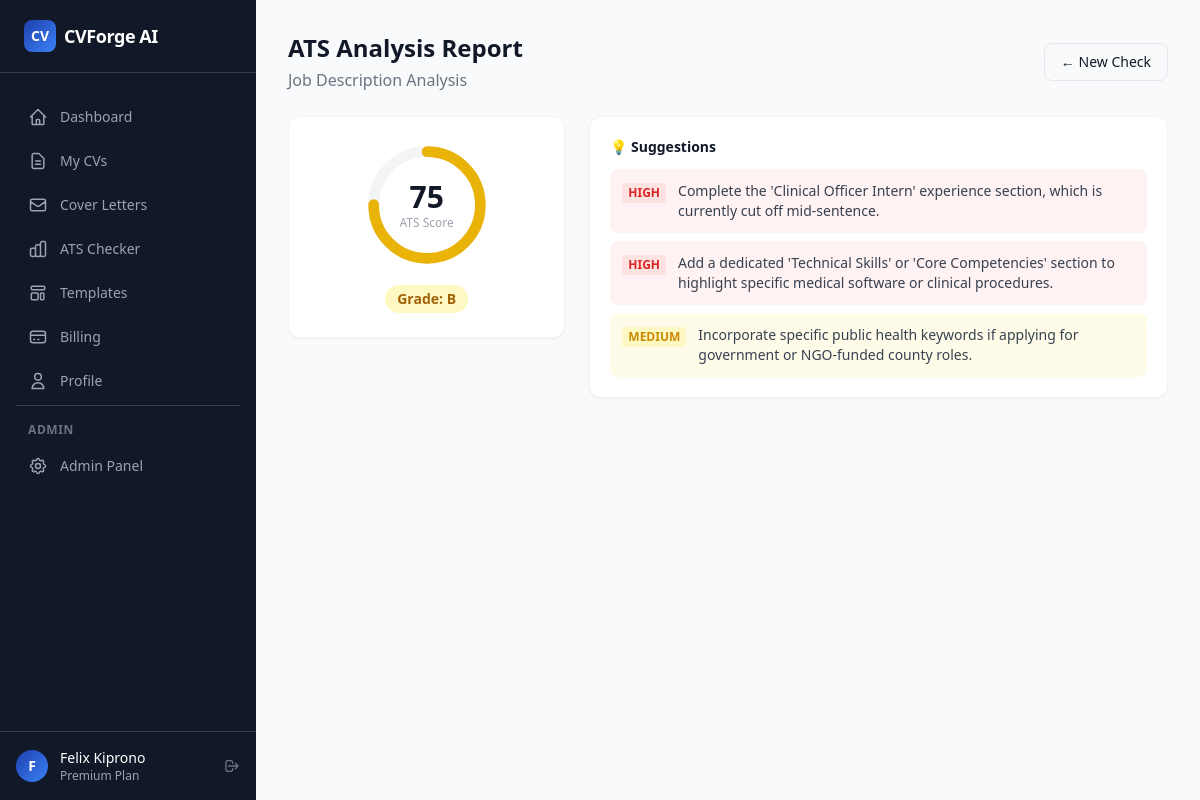
Screenshot of /ats/report/1 (signed in) with the database file from the repository.
### app/models.py (models this page shows, shortened)
class User(db.Model, UserMixin):
    __tablename__ = "users"
    id = db.Column(db.Integer, primary_key=True)
    email = db.Column(db.String(255), unique=True, nullable=False, index=True)
    username = db.Column(db.String(80), unique=True, nullable=True, index=True)
    password_hash = db.Column(db.String(255), nullable=True)
    first_name = db.Column(db.String(80), nullable=True)
    last_name = db.Column(db.String(80), nullable=True)
    avatar_url = db.Column(db.String(500), nullable=True)
    google_id = db.Column(db.String(255), unique=True, nullable=True, index=True)
    oauth_provider = db.Column(db.String(50), nullable=True)
    is_active = db.Column(db.Boolean, default=True, nullable=False)
    is_admin = db.Column(db.Boolean, default=False, nullable=False)
    is_verified = db.Column(db.Boolean, default=False, nullable=False)
    verification_token = db.Column(db.String(255), nullable=True)
    reset_token = db.Column(db.String(255), nullable=True)
    reset_token_expires = db.Column(db.DateTime(timezone=True), nullable=True)
    plan = db.Column(db.String(20), default="free", nullable=False)
    plan_expires_at = db.Column(db.DateTime(timezone=True), nullable=True)
    created_at = db.Column(db.DateTime(timezone=True), default=utcnow, nullable=False)
    updated_at = db.Column(db.DateTime(timezone=True), default=utcnow, onupdate=utcnow, nullable=False)
    last_login_at = db.Column(db.DateTime(timezone=True), nullable=True)
    profile = db.relationship("Profile", backref="user", uselist=False, lazy="joined", cascade="all, delete-orphan")
    resumes = db.relationship("Resume", backref="user", lazy="dynamic", cascade="all, delete-orphan")
    cover_letters = db.relationship("CoverLetter", backref="user", lazy="dynamic", cascade="all, delete-orphan")
    subscriptions = db.relationship("Subscription", backref="user", lazy="dynamic", cascade="all, delete-orphan")
    payments = db.relationship("Payment", backref="user", lazy="dynamic", cascade="all, delete-orphan")
    ai_usages = db.relationship("AIUsage", backref="user", lazy="dynamic", cascade="all, delete-orphan")
    activity_logs = db.relationship("ActivityLog", backref="user", lazy="dynamic", cascade="all, delete-orphan")
    notifications = db.relationship("Notification", backref="user", lazy="dynamic", cascade="all, delete-orphan")
    @property
    def is_premium(self) -> bool:
        if self.plan in ("pro", "premium") and self.plan_expires_at:
            return _make_aware(self.plan_expires_at) > datetime.now(timezone.utc)
        return False
    @property
    def full_name(self) -> str:
        parts = filter(None, [self.first_name, self.last_name])
        return " ".join(parts) or self.email.split("@")[0]

class ATSReport(db.Model):
    __tablename__ = "ats_reports"
    id = db.Column(db.Integer, primary_key=True)
    user_id = db.Column(db.Integer, db.ForeignKey("users.id"), nullable=False, index=True)
    resume_id = db.Column(db.Integer, db.ForeignKey("resumes.id"), nullable=True)
    score = db.Column(db.Integer, nullable=False)
    grade = db.Column(db.String(5), nullable=True)
    issues = db.Column(db.JSON, nullable=True)
    strengths = db.Column(db.JSON, nullable=True)
    suggestions = db.Column(db.JSON, nullable=True)
    keyword_analysis = db.Column(db.JSON, nullable=True)
    format_analysis = db.Column(db.JSON, nullable=True)
    created_at = db.Column(db.DateTime(timezone=True), default=utcnow, nullable=False)

### app/routes/ats.py (the view)
@ats_bp.route("/report/<int:report_id>")
@login_required
def report(report_id):
    report = ATSReport.query.filter_by(id=report_id, user_id=current_user.id).first_or_404()
    resume = Resume.query.get(report.resume_id) if report.resume_id else None
    report_data = {
        "ats_score": report.score,
        "grade": report.grade,
        "strengths": report.strengths or [],
        "suggestions": report.suggestions or [],
        "keyword_analysis": report.keyword_analysis or {},
        "format_issues": report.issues or [],
    }
    return render_template("ats/report.html", report=report, report_data=report_data, resume=resume)

### app/__init__.py (called while the page is built)
@login_manager.user_loader
def load_user(user_id):
    return db.session.get(User, int(user_id))

### app/models.py (called while the page is built)
def _make_aware(dt):
    if dt is None:
        return None
    if dt.tzinfo is None:
        return dt.replace(tzinfo=timezone.utc)
    return dt

### app/templates/ats/report.html (shortened to what this page needs)
{% extends "base_dashboard.html" %}
{% block page_title %}ATS Analysis Report{% endblock %}
{% block page_subtitle %}{{ resume.title if resume else 'Job Description Analysis' }}{% endblock %}
{% block page_actions %}
  <a href="{{ url_for('ats.index') }}" class="px-4 py-2 border border-gray-200 rounded-lg text-sm font-medium hover:bg-gray-50 transition">
    ← New Check
  </a>
{% endblock %}
{% block content %}
{% set score = report_data.get('ats_score', report.score) %}
<div class="grid lg:grid-cols-3 gap-6">
  <div class="lg:col-span-1">
    <div class="bg-white rounded-xl border border-gray-100 shadow-sm p-6 text-center">
      <div class="relative w-32 h-32 mx-auto mb-4">
        <svg class="w-32 h-32 -rotate-90" viewBox="0 0 120 120">
          <circle cx="60" cy="60" r="50" fill="none" stroke="#f3f4f6" stroke-width="10"/>
          <circle cx="60" cy="60" r="50" fill="none" stroke-width="10"
            stroke="{{ '#22c55e' if score >= 80 else '#eab308' if score >= 60 else '#ef4444' }}"
            stroke-dasharray="{{ (score / 100) * 314.16 }} 314.16"
            stroke-linecap="round"/>
        </svg>
        <div class="absolute inset-0 flex flex-col items-center justify-center">
          <span class="text-3xl font-black text-gray-900">{{ score }}</span>
          <span class="text-xs text-gray-400 font-medium">ATS Score</span>
        </div>
      </div>
      <div class="inline-flex items-center gap-2 px-3 py-1 rounded-full text-sm font-bold
        {% if score >= 80 %}bg-green-100 text-green-700
        {% elif score >= 60 %}bg-yellow-100 text-yellow-700
        {% else %}bg-red-100 text-red-700{% endif %}">
        Grade: {{ report_data.get('grade', report.grade) }}
      </div>
    </div>
  </div>
  <div class="lg:col-span-2 space-y-4">
    {% if report_data.get('suggestions') %}
    <div class="bg-white rounded-xl border border-gray-100 shadow-sm p-5">
      <h3 class="font-semibold text-gray-900 text-sm mb-3">💡 Suggestions</h3>
      <div class="space-y-2">
        {% for s in report_data.get('suggestions', []) %}
        <div class="flex items-start gap-3 p-3 rounded-lg
          {% if s.get('priority') == 'high' %}bg-red-50{% elif s.get('priority') == 'medium' %}bg-yellow-50{% else %}bg-gray-50{% endif %}">
          <span class="text-xs font-bold uppercase px-1.5 py-0.5 rounded flex-shrink-0 mt-0.5
            {% if s.get('priority') == 'high' %}bg-red-100 text-red-600
            {% elif s.get('priority') == 'medium' %}bg-yellow-100 text-yellow-600
            {% else %}bg-gray-100 text-gray-500{% endif %}">
            {{ s.get('priority', 'low') }}
          </span>
          <p class="text-sm text-gray-700">{{ s.get('text', s) }}</p>
        </div>
        {% endfor %}
      </div>
    </div>
    {% endif %}
  </div>
</div>
{% endblock %}

### app/templates/base_dashboard.html (shortened to what this page needs)
{% extends "base.html" %}
{% block body %}
<div class="min-h-screen flex" x-data="{sidebarOpen: false}">
  <aside class="hidden lg:flex lg:flex-col lg:w-64 lg:fixed lg:inset-y-0 bg-gray-900 text-white">
    <div class="flex items-center gap-2 px-6 py-5 border-b border-gray-700">
      <div class="w-8 h-8 rounded-lg gradient-brand flex items-center justify-center text-white font-bold text-sm">CV</div>
      <span class="font-bold text-lg tracking-tight">CVForge AI</span>
    </div>
    <nav class="flex-1 px-4 py-6 space-y-1 overflow-y-auto">
      {% for endpoint, icon_path, label in nav %}
      <a href="{{ url_for(endpoint) }}"
         class="flex items-center gap-3 px-3 py-2.5 rounded-lg text-sm font-medium transition-colors
         {% if request.endpoint == endpoint %}bg-blue-600 text-white{% else %}text-gray-400 hover:bg-gray-800 hover:text-white{% endif %}">
        <svg class="w-5 h-5 flex-shrink-0" fill="none" viewBox="0 0 24 24" stroke="currentColor" stroke-width="1.8">
          <path stroke-linecap="round" stroke-linejoin="round" d="{{ icon_path }}"/>
        </svg>
        {{ label }}
      </a>
      {% endfor %}
      {% if current_user.is_admin %}
      <div class="pt-4 mt-4 border-t border-gray-700">
        <p class="px-3 text-xs font-semibold text-gray-500 uppercase tracking-wider mb-2">Admin</p>
        <a href="{{ url_for('admin.index') }}"
           class="flex items-center gap-3 px-3 py-2.5 rounded-lg text-sm font-medium text-gray-400 hover:bg-gray-800 hover:text-white transition-colors">
          Admin Panel
        </a>
      </div>
      {% endif %}
    </nav>
    <div class="px-4 py-4 border-t border-gray-700">
      <div class="flex items-center gap-3">
        <div class="w-8 h-8 rounded-full gradient-brand flex items-center justify-center text-white text-sm font-bold flex-shrink-0">
          {{ current_user.first_name[0]|upper if current_user.first_name else current_user.email[0]|upper }}
        </div>
        <div class="flex-1 min-w-0">
          <p class="text-sm font-medium text-white truncate">{{ current_user.full_name }}</p>
          <p class="text-xs text-gray-400 capitalize">{{ current_user.plan }} plan</p>
        </div>
        <a href="{{ url_for('auth.logout') }}" title="Logout"
           class="text-gray-500 hover:text-white transition-colors">
          <svg class="w-4 h-4" fill="none" viewBox="0 0 24 24" stroke="currentColor">
            <path stroke-linecap="round" stroke-linejoin="round" stroke-width="2"
                  d="M17 16l4-4m0 0l-4-4m4 4H7m6 4v1a3 3 0 01-3 3H6a3 3 0 01-3-3V7a3 3 0 013-3h4a3 3 0 013 3v1"/>
          </svg>
        </a>
      </div>
    </div>
  </aside>
  <div class="flex-1 lg:ml-64 flex flex-col min-h-screen">
    <main class="flex-1 p-4 lg:p-8">
      {% if self.page_title() %}
      <div class="mb-6 flex items-center justify-between gap-4">
        <div>
          <h1 class="text-2xl font-bold text-gray-900">{% block page_title %}{% endblock %}</h1>
          {% if self.page_subtitle() %}
          <p class="text-gray-500 mt-1">{% block page_subtitle %}{% endblock %}</p>
          {% endif %}
        </div>
        <div class="flex gap-2">{% block page_actions %}{% endblock %}</div>
      </div>
      {% endif %}
      {% block content %}{% endblock %}
    </main>
  </div>
</div>
{% endblock %}

### app/templates/base.html (style rules this page uses)
.gradient-brand { background:linear-gradient(135deg,#1e40af 0%,#3b82f6 100%) }

### rows the page displays
User: first_name "F", full_name "Felix Kiprono", plan "Premium"
ATSReport: get "B"

### other values shown
{{ label }} "Dashboard" "My CVs" "Cover Letters" "ATS Checker" "Templates" "Billing" "Profile"
{{ resume.title if resume else 'Job Description Analysis' }} "Job Description Analysis"
{{ score }} "75"
{{ s.get('priority', 'low') }} "HIGH" "HIGH" "MEDIUM"
{{ s.get('text', s) }} "Complete the 'Clinical Officer Intern' experience section, which is currently cut off mid-sentence." "Add a dedicated 'Technical Skills' or 'Core Competencies' section to highlight specific medical software or clinical procedures." "Incorporate specific public health keywords if applying for government or NGO-funded county roles."
